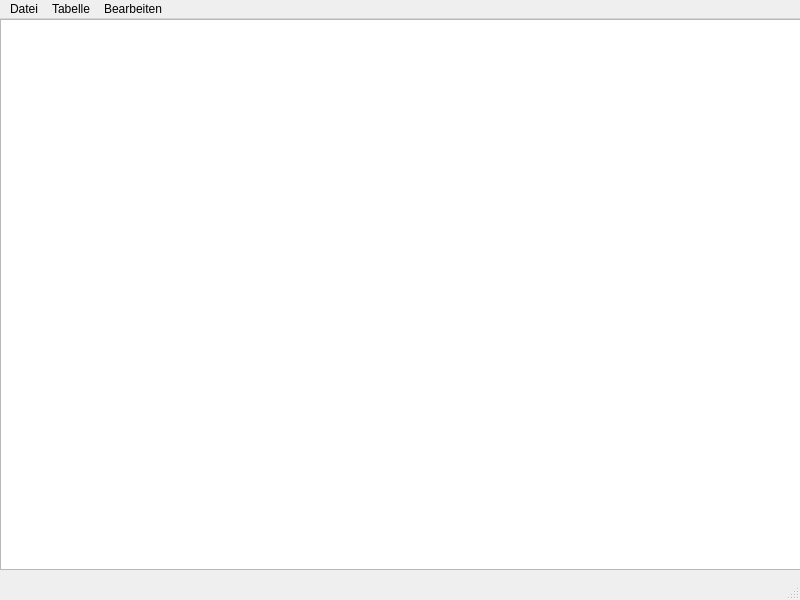
<?xml version="1.0" encoding="UTF-8"?>
<ui version="4.0">
 <class>MainWindow</class>
 <widget class="QMainWindow" name="MainWindow">
  <property name="geometry">
   <rect>
    <x>0</x>
    <y>0</y>
    <width>800</width>
    <height>600</height>
   </rect>
  </property>
  <property name="windowTitle">
   <string>Wahlanalyse Weinb 5BHIT</string>
  </property>
  <widget class="QWidget" name="centralwidget">
   <widget class="QWidget" name="gridLayoutWidget">
    <property name="geometry">
     <rect>
      <x>0</x>
      <y>0</y>
      <width>801</width>
      <height>551</height>
     </rect>
    </property>
    <layout class="QGridLayout" name="gridLayout">
     <item row="0" column="0">
      <widget class="QTableView" name="tableView"/>
     </item>
    </layout>
   </widget>
  </widget>
  <widget class="QMenuBar" name="menubar">
   <property name="geometry">
    <rect>
     <x>0</x>
     <y>0</y>
     <width>800</width>
     <height>25</height>
    </rect>
   </property>
   <widget class="QMenu" name="menuFile">
    <property name="title">
     <string>Datei</string>
    </property>
    <addaction name="actionOpen"/>
    <addaction name="actionSave"/>
    <addaction name="actionSave_as"/>
    <addaction name="actionNew"/>
    <addaction name="separator"/>
    <addaction name="actionClose"/>
   </widget>
   <widget class="QMenu" name="menuTabelle">
    <property name="title">
     <string>Tabelle</string>
    </property>
    <addaction name="actionAddZeile"/>
    <addaction name="actionDelZeile"/>
    <addaction name="separator"/>
    <addaction name="actionDuplZeile"/>
   </widget>
   <widget class="QMenu" name="menuBearbeiten">
    <property name="title">
     <string>Bearbeiten</string>
    </property>
    <addaction name="actionKopieren_2"/>
    <addaction name="actionEinf_gen"/>
    <addaction name="actionAusschneiden_2"/>
   </widget>
   <addaction name="menuFile"/>
   <addaction name="menuTabelle"/>
   <addaction name="menuBearbeiten"/>
  </widget>
  <widget class="QStatusBar" name="statusbar"/>
  <action name="actionOpen">
   <property name="text">
    <string>Öffnen</string>
   </property>
   <property name="statusTip">
    <string>Datei öffnen ...</string>
   </property>
   <property name="shortcut">
    <string>Ctrl+O</string>
   </property>
  </action>
  <action name="actionSave">
   <property name="text">
    <string>Speichern</string>
   </property>
   <property name="toolTip">
    <string>Datei speichern ...</string>
   </property>
   <property name="statusTip">
    <string>Datei speichern ...</string>
   </property>
   <property name="shortcut">
    <string>Ctrl+S</string>
   </property>
  </action>
  <action name="actionSave_as">
   <property name="text">
    <string>Speichern unter</string>
   </property>
   <property name="toolTip">
    <string>Datei speichern unter ...</string>
   </property>
   <property name="statusTip">
    <string>Datei speichern unter ...</string>
   </property>
   <property name="shortcut">
    <string>Ctrl+Shift+S</string>
   </property>
  </action>
  <action name="actionNew">
   <property name="text">
    <string>Neu</string>
   </property>
   <property name="statusTip">
    <string>Neue Datei anlegen ...</string>
   </property>
   <property name="shortcut">
    <string>Ctrl+N</string>
   </property>
  </action>
  <action name="actionCopy_CS">
   <property name="text">
    <string>Copy CS</string>
   </property>
   <property name="statusTip">
    <string>Copy CS ...</string>
   </property>
  </action>
  <action name="actionClose">
   <property name="text">
    <string>Beenden</string>
   </property>
   <property name="iconText">
    <string>Beenden</string>
   </property>
   <property name="toolTip">
    <string>Programm beenden ...</string>
   </property>
   <property name="statusTip">
    <string>Programm beenden ...</string>
   </property>
   <property name="shortcut">
    <string>Ctrl+Q</string>
   </property>
  </action>
  <action name="actionAddZeile">
   <property name="text">
    <string>Zeile hinzufügen</string>
   </property>
   <property name="statusTip">
    <string>Hinzufügen einer neuen Zeile zur Tabelle ...</string>
   </property>
   <property name="whatsThis">
    <string>Hinzufügen einer neuen Zeile zur Tabelle ...</string>
   </property>
   <property name="shortcut">
    <string>Ctrl+Shift+A</string>
   </property>
  </action>
  <action name="actionDelZeile">
   <property name="text">
    <string>Zeile/-n löschen</string>
   </property>
   <property name="statusTip">
    <string>Löschen einer Zeile der Tabelle...</string>
   </property>
   <property name="whatsThis">
    <string>Löschen einer Zeile der Tabelle...</string>
   </property>
   <property name="shortcut">
    <string>Ctrl+Shift+X</string>
   </property>
  </action>
  <action name="actionKopieren">
   <property name="text">
    <string>Kopieren</string>
   </property>
  </action>
  <action name="actionEinf">
   <property name="text">
    <string>Einfügen</string>
   </property>
  </action>
  <action name="actionAusschneiden">
   <property name="text">
    <string>Ausschneiden</string>
   </property>
  </action>
  <action name="actionDuplZeile">
   <property name="text">
    <string>Zeile duplizieren</string>
   </property>
   <property name="statusTip">
    <string>Duplizieren einer Zeile der Tabelle ...</string>
   </property>
   <property name="whatsThis">
    <string>Duplizieren einer Zeile der Tabelle ...</string>
   </property>
   <property name="shortcut">
    <string>Ctrl+Shift+D</string>
   </property>
  </action>
  <action name="actionKopieren_2">
   <property name="text">
    <string>Kopieren</string>
   </property>
   <property name="statusTip">
    <string>Kopieren ...</string>
   </property>
   <property name="whatsThis">
    <string>Kopieren ...</string>
   </property>
   <property name="shortcut">
    <string>Ctrl+C</string>
   </property>
  </action>
  <action name="actionEinf_gen">
   <property name="text">
    <string>Einfügen</string>
   </property>
   <property name="statusTip">
    <string>Einfügen ...</string>
   </property>
   <property name="whatsThis">
    <string>Einfügen ...</string>
   </property>
   <property name="shortcut">
    <string>Ctrl+V</string>
   </property>
  </action>
  <action name="actionAusschneiden_2">
   <property name="text">
    <string>Ausschneiden</string>
   </property>
   <property name="statusTip">
    <string>Ausschneiden...</string>
   </property>
   <property name="whatsThis">
    <string>Ausschneiden...</string>
   </property>
   <property name="shortcut">
    <string>Ctrl+X</string>
   </property>
  </action>
 </widget>
 <resources/>
 <connections>
  <connection>
   <sender>actionClose</sender>
   <signal>triggered()</signal>
   <receiver>MainWindow</receiver>
   <slot>close()</slot>
   <hints>
    <hint type="sourcelabel">
     <x>-1</x>
     <y>-1</y>
    </hint>
    <hint type="destinationlabel">
     <x>399</x>
     <y>299</y>
    </hint>
   </hints>
  </connection>
 </connections>
</ui>
